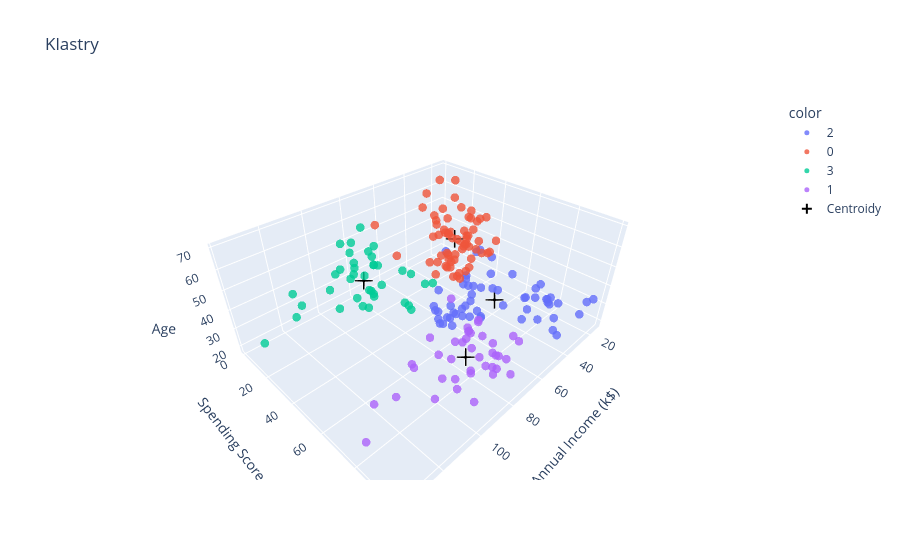

The notebook cell this image was saved under:
### Code cell
import plotly.express as px
import plotly.graph_objects as go

fig = px.scatter_3d(
    df,
    x="Annual Income (k$)",
    y="Spending Score (1-100)",
    z="Age",
    color=clusters.astype(str),
    opacity=0.8,
    title="Klastry",
)
fig.update_traces(marker_size=5)

fig.add_trace(
    go.Scatter3d(
        x=centroids["Annual Income (k$)"],
        y=centroids["Spending Score (1-100)"],
        z=centroids["Age"],
        mode="markers",
        marker={
            "size": 10,
            "color": "black",
            "symbol": "cross",
            "line": {"color": "white", "width": 2},
        },
        name="Centroidy",
    )
)
fig.show()

### Figure 1 — Plotly figure (JSON) as saved in the notebook; plotly's stock layout.template omitted (floating-point values rounded to 4 significant figures)
{"data": [{"hovertemplate": "color=2<br>Annual Income (k$)=%{x}<br>Spending Score (1-100)=%{y}<br>Age=%{z}<extra></extra>", "legendgroup": "2", "marker": {"color": "#636efa", "opacity": 0.8, "size": 5, "symbol": "circle"}, "mode": "markers", "name": "2", "scene": "scene", "showlegend": true, "type": "scatter3d", "x": [15, 15, 16, 16, 17, 17, 18, 19, 19, 20, 20, 21, 21, 23, 24, 24, 25, 28, 28, 29, 30, 33, 33, 34, 37, 38, 39, 39, 40, 40, 40, 42, 43, 46, 46, 48, 48, 48, 54, 54, 54, 54, 57, 58, 59, 60, 60, 60, 61, 62, 62, 62, 63, 64, 65, 65, 67], "y": [39, 81, 6, 77, 40, 76, 94, 72, 99, 77, 79, 35, 66, 98, 35, 73, 73, 82, 61, 87, 73, 92, 81, 73, 75, 92, 61, 65, 47, 42, 42, 60, 54, 51, 55, 59, 59, 47, 54, 52, 55, 57, 55, 60, 41, 42, 52, 50, 49, 41, 55, 42, 54, 46, 48, 50, 56], "z": [19, 21, 20, 23, 31, 22, 23, 30, 35, 24, 22, 35, 20, 35, 35, 25, 31, 29, 35, 23, 21, 18, 21, 30, 20, 24, 31, 24, 27, 29, 31, 33, 31, 27, 19, 18, 19, 32, 26, 23, 38, 21, 22, 34, 18, 32, 24, 27, 20, 23, 26, 21, 19, 19, 18, 19, 27]}, {"hovertemplate": "color=0<br>Annual Income (k$)=%{x}<br>Spending Score (1-100)=%{y}<br>Age=%{z}<extra></extra>", "legendgroup": "0", "marker": {"color": "#EF553B", "opacity": 0.8, "size": 5, "symbol": "circle"}, "mode": "markers", "name": "0", "scene": "scene", "showlegend": true, "type": "scatter3d", "x": [18, 19, 19, 20, 20, 23, 25, 28, 28, 29, 30, 33, 33, 34, 37, 38, 39, 39, 40, 42, 43, 43, 43, 44, 44, 46, 46, 47, 47, 48, 48, 48, 49, 49, 50, 50, 54, 54, 54, 54, 54, 54, 54, 54, 57, 58, 59, 60, 60, 60, 61, 62, 62, 62, 63, 63, 63, 63, 63, 65, 65, 67, 67, 71, 79], "y": [6, 3, 14, 15, 13, 29, 5, 14, 32, 31, 4, 4, 14, 17, 26, 35, 36, 28, 55, 52, 60, 45, 41, 50, 46, 46, 56, 52, 59, 51, 50, 48, 55, 42, 49, 56, 47, 53, 48, 42, 51, 41, 44, 46, 58, 46, 55, 49, 40, 47, 42, 48, 59, 56, 50, 46, 43, 48, 52, 43, 59, 43, 57, 11, 35], "z": [35, 64, 67, 58, 37, 52, 46, 54, 45, 40, 60, 53, 49, 42, 36, 65, 48, 49, 50, 49, 59, 50, 47, 51, 69, 53, 70, 67, 54, 63, 43, 68, 70, 47, 60, 60, 59, 45, 40, 49, 57, 67, 46, 48, 55, 50, 68, 48, 40, 47, 48, 49, 67, 49, 66, 54, 68, 66, 65, 63, 49, 51, 50, 59, 56]}, {"hovertemplate": "color=3<br>Annual Income (k$)=%{x}<br>Spending Score (1-100)=%{y}<br>Age=%{z}<extra></extra>", "legendgroup": "3", "marker": {"color": "#00cc96", "opacity": 0.8, "size": 5, "symbol": "circle"}, "mode": "markers", "name": "3", "scene": "scene", "showlegend": true, "type": "scatter3d", "x": [64, 67, 70, 71, 71, 72, 73, 73, 74, 75, 76, 77, 77, 78, 78, 78, 78, 78, 78, 81, 85, 86, 87, 87, 87, 88, 88, 93, 97, 98, 99, 101, 103, 103, 113, 120, 126, 137], "y": [42, 40, 29, 35, 9, 34, 5, 7, 10, 5, 40, 12, 36, 22, 17, 20, 16, 1, 1, 5, 26, 20, 27, 13, 10, 13, 15, 14, 32, 15, 39, 24, 17, 23, 8, 16, 28, 18], "z": [38, 38, 23, 43, 47, 25, 20, 44, 19, 57, 28, 25, 48, 34, 43, 44, 47, 37, 34, 19, 50, 42, 36, 40, 36, 52, 58, 59, 37, 46, 41, 54, 41, 34, 33, 47, 45, 32]}, {"hovertemplate": "color=1<br>Annual Income (k$)=%{x}<br>Spending Score (1-100)=%{y}<br>Age=%{z}<extra></extra>", "legendgroup": "1", "marker": {"color": "#ab63fa", "opacity": 0.8, "size": 5, "symbol": "circle"}, "mode": "markers", "name": "1", "scene": "scene", "showlegend": true, "type": "scatter3d", "x": [69, 69, 70, 71, 71, 71, 72, 73, 73, 74, 75, 76, 77, 77, 78, 78, 78, 78, 78, 78, 79, 81, 85, 86, 87, 87, 87, 88, 88, 93, 97, 98, 99, 101, 103, 103, 113, 120, 126, 137], "y": [58, 91, 77, 95, 75, 75, 71, 88, 73, 72, 93, 87, 97, 74, 90, 88, 76, 89, 78, 73, 83, 93, 75, 95, 63, 75, 92, 86, 69, 90, 86, 88, 97, 68, 85, 69, 91, 79, 74, 83], "z": [40, 39, 31, 40, 38, 39, 31, 29, 32, 35, 32, 32, 28, 32, 34, 39, 38, 27, 30, 30, 29, 31, 36, 33, 32, 28, 36, 30, 27, 35, 32, 29, 30, 28, 36, 32, 38, 35, 32, 30]}, {"marker": {"color": "black", "line": {"color": "white", "width": 2}, "size": 10, "symbol": "cross"}, "mode": "markers", "name": "Centroidy", "type": "scatter3d", "x": [47.71, 86.1, 40.0, 86.5], "y": [39.97, 81.53, 60.3, 19.58], "z": [53.98, 32.88, 25.44, 39.37]}], "layout": {"legend": {"title": {"text": "color"}, "tracegroupgap": 0}, "scene": {"domain": {"x": [0, 1], "y": [0, 1]}, "xaxis": {"title": {"text": "Annual Income (k$)"}}, "yaxis": {"title": {"text": "Spending Score (1-100)"}}, "zaxis": {"title": {"text": "Age"}}}, "title": {"text": "Klastry"}}}
